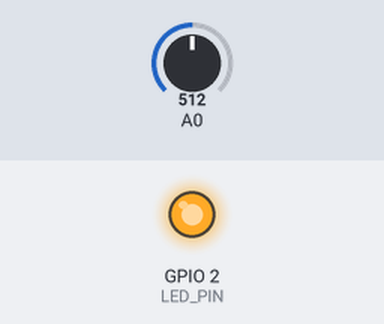
Bench run of a sketch on a simulated ESP8266 (NodeMCU). Shown: output pins drawn as LEDs (lit = HIGH). Inputs (shaded band) come from the test bench; at power-on: A0 = 512. WiFi joins after 1.5 s; servers stay silent unless stated; what the sketch prints to the serial monitor is not drawn.

Above: at 0.4 s.
At 2.7 s:
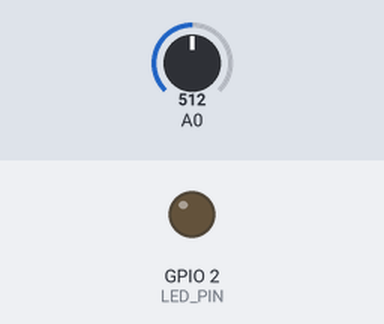
2.8 s: A0 set to 0
7.1 s: A0 set to 110
Timing chart, 0 to 10.1 s (numbered marks = the images above; inputs shaded):
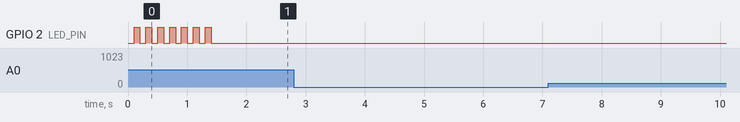

The sketch:

MQ7_CLIENTE.ino
```cpp
#include <ESP8266WiFi.h>
const char WiFiSSID[] = "moto e5 plus 5902"; //cambia macID por el ID del dispositivo servidor
const char WiFiPSK[] = "12345678";
//const char host[] = "192.168.4.1"; //Direccion IP de nuestro servidor
const char host[] = "192.168.43.29"; //Direccion IP de nuestro servidor
const int httpPort = 80; //Puerto de enlace
String macID; //String donde se almacenara nuestra macID
float value1;
float value2;
const int LED_PIN = 2;

void setup() {
  Serial.begin(115200); //Inicializacion y configuracion de puerto serial
  pinMode(LED_PIN, OUTPUT); // Configuracion de nuestro LED
  digitalWrite(LED_PIN, HIGH);
  connectWiFi();  // Conexion nuestra red Wifi
}
void loop() {
  float sensorValue=0;
  float RS_air;
  float sensor_volt;
  float R0;
  delay(2000);
  int sensor= analogRead(A0);

  for(int i = 0; i <= 100; i++){
    sensorValue = sensorValue + sensor;

   }
 sensorValue = sensorValue/100.0; //get the avarage value
 sensor_volt = sensorValue/1024*5.0;
 RS_air = (5.0-sensor_volt)/sensor_volt;
 R0 = RS_air/(26+(1/3)); // Not sure how they came up with this ?


 float RS_gas = 0;
 float ratio = 0;

 sensor_volt = 0;
 sensorValue = 0;
 sensor_volt = 0;

 sensorValue = analogRead(A0);
 sensor_volt = sensorValue/1024*5.0;
 RS_gas = (5.0-sensor_volt)/sensor_volt;
 ratio = RS_gas/R0; //Replace R0 with the value found using the sketch above
 //Serial.print(ratio);
  //Serial.println("PPM:");

  value1 =ratio;
  Serial.println("MQ7");
  Serial.print(value1);
  // Inicia la conexion con el servidor
  Serial.print("connecting to ");
  Serial.println(host);
  // Se intenta la conexion con el servidor
  WiFiClient client;
  if (!client.connect(host, httpPort)) {
    Serial.println("connection failed");
    return;
  }

  // Si ha existido conexion se conntinua, y se concatena la macID de nuestros ESP8266
  // y los valores de temperatura y humedad leidos, para convertirlo en una URL
  String url = macID;
  url += "MQ7: ";
  url += value1;
  url+="PPM";
  delay(500);


  Serial.print("Requesting URL: ");
  Serial.println(url);

  // Se envia la solicitud al servidor
  client.print(url);

  unsigned long timeout = millis();
  while (client.available() == 0) {
    if (millis() - timeout > 5000) {
      Serial.println(">>> Client Timeout !");
      client.stop();
      return;
    }
  }

  // Se lee todo lo recibido desde el servidor y se imprime en el puerto serial
  while(client.available()){
    String line = client.readStringUntil('\r');
    Serial.print(line);
  }

  Serial.println();
  Serial.println("closing connection");
}
//**************
void connectWiFi()
{
  // Obtenemos la macID de nuestro ESP8266
  uint8_t mac[WL_MAC_ADDR_LENGTH];
  WiFi.softAPmacAddress(mac);
  macID = String(mac[WL_MAC_ADDR_LENGTH - 2], HEX) + String(mac[WL_MAC_ADDR_LENGTH - 1], HEX);
  Serial.print(macID);
  Serial.print("Connecting to ");
  Serial.println(WiFiSSID);
  WiFi.mode(WIFI_STA);
  WiFi.begin("RED_NODEMCU","12345678");
  byte ledStatus = LOW;
  while (WiFi.status() != WL_CONNECTED)
  {
    // Blink the LED
    Serial.print(".");
    digitalWrite(LED_PIN, ledStatus); // Write LED high/low
    ledStatus = (ledStatus == HIGH) ? LOW : HIGH;
    delay(100);
  }
  Serial.println("WiFi connected");
  Serial.println("IP address: ");
  Serial.println(WiFi.localIP());
}
```

Measured:
- after the input at 2.8 s, every drawn part: stays the same
- after the input at 7.1 s, every drawn part: stays the same
